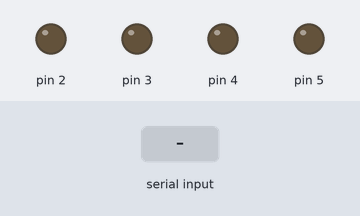
The sketch below on a simulated Arduino Uno, built with avr-gcc and run on an emulated ATmega328P. On the bench: output pins drawn as LEDs (lit = HIGH). The test bench sets the inputs (shaded band). Random numbers use the default seed unless the sketch sets one.

Above: at 1.2 s.
1.3 s: "1" received over Serial
At 1.45 s:
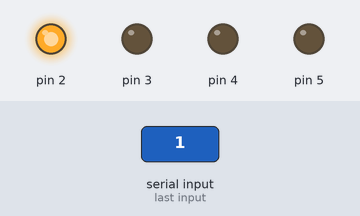
4.0 s: "3" received over Serial
At 4.15 s:
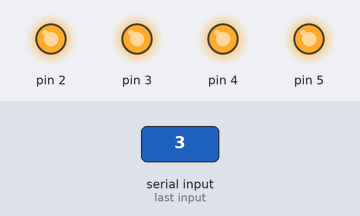
5.8 s: "4" received over Serial
At 10.5 s:
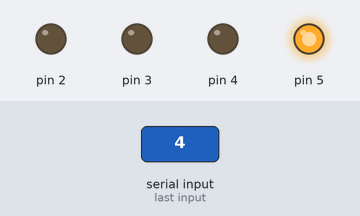
Timing chart, 0 to 13.3 s (numbered marks = the images above; inputs shaded):
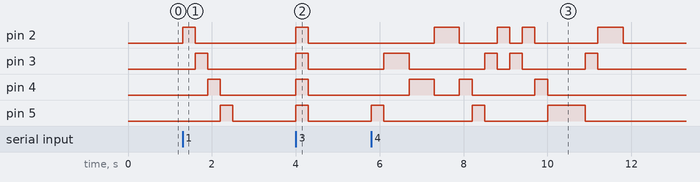

The sketch:

P2_T03_Arduino.ino
```cpp
int velocidad = 300; // valor inicial del delay en ms

void setup() {
  Serial.begin(9600);
  for (int i = 2; i <= 5; i++) {
    pinMode(i, OUTPUT);
  }
}

void loop() {
  if (Serial.available()) {
    char opcion = Serial.read();
    switch (opcion) {
      case '1': secuenciaIzqDer(); break;
      case '2': secuenciaDerIzq(); break;
      case '3': todosParpadean(); break;
      case '4': secuenciaAleatoria(); break;   // Nueva secuencia (Reto)
      case '5': cambiarVelocidad(); break;     // Cambiar velocidad (Reto)
    }
  }
}

void secuenciaIzqDer() {
  for (int i = 2; i <= 9; i++) {
    digitalWrite(i, HIGH);
    delay(velocidad);
    digitalWrite(i, LOW);
  }
}

void secuenciaDerIzq() {
  for (int i = 5; i >= 2; i--) {
    digitalWrite(i, HIGH);
    delay(velocidad);
    digitalWrite(i, LOW);
  }
}

void todosParpadean() {
  for (int i = 2; i <= 5; i++) digitalWrite(i, HIGH);
  delay(velocidad);
  for (int i = 2; i <= 5; i++) digitalWrite(i, LOW);
  delay(velocidad);
}

//NUEVA SECUENCIA ALEATORIA
void secuenciaAleatoria() {
  for (int i = 0; i < 20; i++) { // repite 20 encendidos aleatorios
    int pin = random(2, 6);     // elige un pin aleatorio entre 2 y 5
    digitalWrite(pin, HIGH);
    delay(velocidad);
    digitalWrite(pin, LOW);
  }
}

//CAMBIAR VELOCIDAD (rápido/lento)
void cambiarVelocidad() {
  if (velocidad == 300) {
    velocidad = 100; // más rápido
  } else {
    velocidad = 300; // normal
  }
}
```

Measured:
- after the input at 1.3 s, pin 2: LOW → HIGH at once, → LOW 0.30 s later; pin 3: LOW → HIGH after 0.30 s, → LOW 0.30 s later; pin 4: LOW → HIGH after 0.60 s, → LOW 0.30 s later; pin 5: LOW → HIGH after 0.90 s, → LOW 0.30 s later
- after the input at 4.0 s, pin 2–5: LOW → HIGH at once, → LOW 0.30 s later
- after the input at 5.8 s, pin 2: LOW → HIGH after 1.5 s, → LOW 0.60 s later, → HIGH 0.90 s later, → LOW 0.30 s later, … (8 changes in this stretch); pin 3: LOW → HIGH after 0.30 s, → LOW 0.60 s later, → HIGH 1.8 s later, → LOW 0.30 s later, … (8 changes in this stretch)
